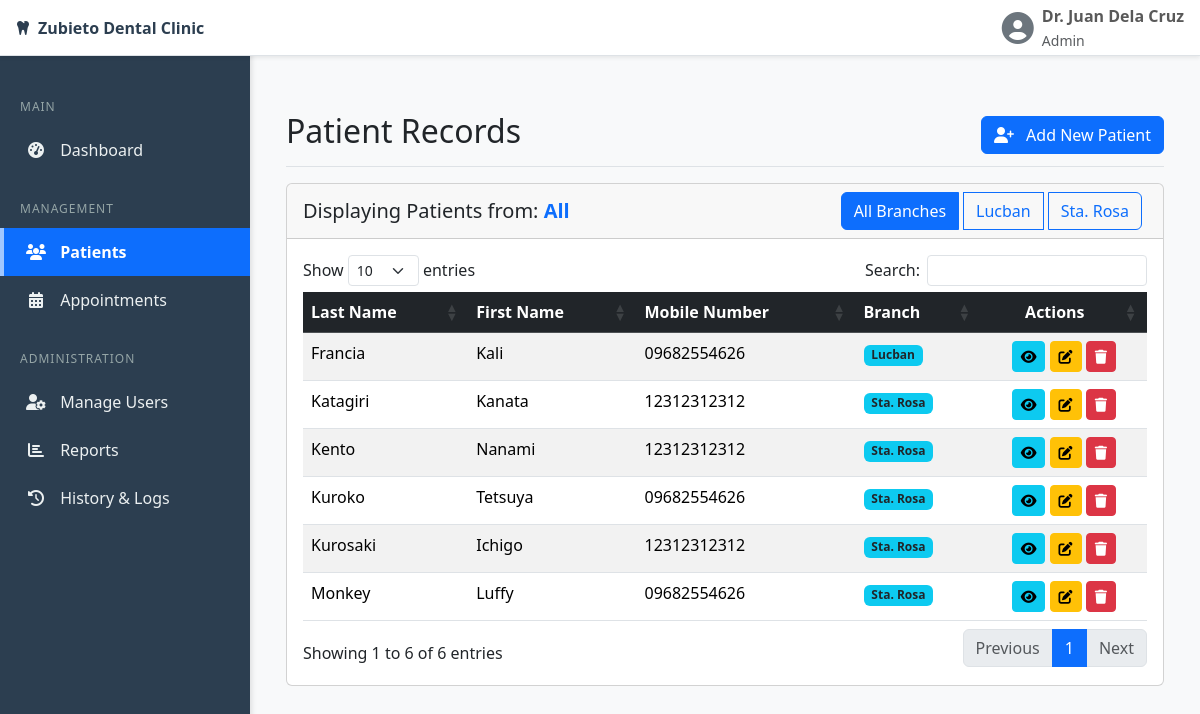
Screenshot of /admin/patients.php (signed in) with the database file from the repository.
### tables this page shows
CREATE TABLE `patients` (
  `patient_id` int(11) NOT NULL,
  `branch` enum('Lucban','Sta. Rosa') NOT NULL,
  `last_name` varchar(100) NOT NULL,
  `first_name` varchar(100) NOT NULL,
  `middle_name` varchar(100) DEFAULT NULL,
  `nickname` varchar(100) DEFAULT NULL,
  `birthdate` date NOT NULL,
  `age` int(11) NOT NULL,
  `gender` enum('M','F') NOT NULL,
  `civil_status` varchar(50) NOT NULL,
  `nationality` varchar(100) NOT NULL,
  `religion` varchar(100) DEFAULT NULL,
  `occupation` varchar(150) DEFAULT NULL,
  `address` text NOT NULL,
  `mobile_no` varchar(20) NOT NULL,
  `parent_guardian_name` varchar(255) DEFAULT NULL COMMENT 'For minors',
  `parent_guardian_occupation` varchar(150) DEFAULT NULL,
  `chief_complaint` text NOT NULL,
  `history_of_present_illness` text NOT NULL,
  `previous_dentist` varchar(255) DEFAULT NULL,
  `last_dental_visit` date DEFAULT NULL,
  `procedures_done_perio` tinyint(1) DEFAULT 0,
  `procedures_done_resto` tinyint(1) DEFAULT 0,
  `procedures_done_os` tinyint(1) DEFAULT 0,
  `procedures_done_prostho` tinyint(1) DEFAULT 0,
  `procedures_done_endo` tinyint(1) DEFAULT 0,
  `procedures_done_ortho` tinyint(1) DEFAULT 0,
  `procedures_done_others_specify` text DEFAULT NULL,
  `complications` text DEFAULT NULL,
  `physician_name` varchar(255) DEFAULT NULL,
  `physician_address` text DEFAULT NULL,
  `physician_phone` varchar(20) DEFAULT NULL,
  `last_physical_exam` date DEFAULT NULL,
  `blood_pressure` varchar(50) DEFAULT NULL,
  `respiratory_rate` varchar(50) DEFAULT NULL,
  `pulse_rate` varchar(50) DEFAULT NULL,
  `temperature` varchar(50) DEFAULT NULL,
  `registration_date` timestamp NOT NULL DEFAULT current_timestamp()
);

### admin/patients.php (the view, shortened to what this page needs)
<?php
require 'includes/header.php';
require '../includes/db_connect.php';
$valid_branches = ['Lucban', 'Sta. Rosa'];
$selected_branch = 'All';
if (isset($_GET['branch'])) {
    $requested_branch = $_GET['branch'];
} else {
    $requested_branch = ($_SESSION['role'] === 'Admin') ? 'All' : $_SESSION['branch'];
}
if ($_SESSION['role'] !== 'Admin') {
    $selected_branch = $_SESSION['branch'];
} else {
    if (in_array($requested_branch, $valid_branches) || $requested_branch === 'All') {
        $selected_branch = $requested_branch;
    } else {
        $selected_branch = 'All';
    }
}
$sql = "SELECT patient_id, last_name, first_name, mobile_no, branch FROM patients";
$sql .= " ORDER BY last_name, first_name";
$stmt = $conn->prepare($sql);
$stmt->execute();
$result = $stmt->get_result();
?>
<div class="d-flex justify-content-between flex-wrap flex-md-nowrap align-items-center pb-2 mb-3 border-bottom">
    <h1 class="h2">Patient Records</h1>
    <a href="patient_add.php" class="btn btn-primary"><i class="fas fa-user-plus me-2"></i> Add New Patient</a>
</div>
<div class="card">
    <div class="card-header d-flex justify-content-between align-items-center">
        <h5 class="mb-0">
            Displaying Patients from: <span class="text-primary fw-bold"><?php echo htmlspecialchars($selected_branch); ?></span>
        </h5>
        <?php if ($_SESSION['role'] === 'Admin'): ?>
            <div class="filter-controls">
                <div class="btn-group" role="group" aria-label="Branch Filter">
                    <a href="?branch=All" class="btn <?php echo ($selected_branch === 'All') ? 'btn-primary' : 'btn-outline-primary'; ?>">All Branches</a>
                    <?php foreach ($valid_branches as $branch_name): ?>
                        <a href="?branch=<?php echo $branch_name; ?>" class="btn <?php echo ($selected_branch === $branch_name) ? 'btn-primary' : 'btn-outline-primary'; ?>"><?php echo $branch_name; ?></a>
                    <?php endforeach; ?>
                </div>
            </div>
        <?php endif; ?>
    </div>
    <div class="card-body">
        <table id="patientsTable" class="table table-striped table-hover">
            <thead class="table-dark">
                <tr>
                    <th>Last Name</th>
                    <th>First Name</th>
                    <th>Mobile Number</th>
                    <?php if ($selected_branch === 'All'): ?>
                        <th>Branch</th>
                    <?php endif; ?>
                    <th class="text-center">Actions</th>
                </tr>
            </thead>
            <tbody>
                <?php if ($result && $result->num_rows > 0): ?>
                    <?php while($patient = $result->fetch_assoc()): ?>
                        <tr>
                            <td><?php echo htmlspecialchars($patient['last_name']); ?></td>
                            <td><?php echo htmlspecialchars($patient['first_name']); ?></td>
                            <td><?php echo htmlspecialchars($patient['mobile_no']); ?></td>
                            <?php if ($selected_branch === 'All'): ?>
                                <td><span class="badge bg-info text-dark"><?php echo htmlspecialchars($patient['branch']); ?></span></td>
                            <?php endif; ?>
                            <td class="text-center">
                                <a href="patient_view.php?id=<?php echo $patient['patient_id']; ?>&branch=<?php echo urlencode($selected_branch); ?>" class="btn btn-info btn-sm" title="View"><i class="fas fa-eye"></i></a>
                                <a href="patient_edit.php?id=<?php echo $patient['patient_id']; ?>&branch=<?php echo urlencode($selected_branch); ?>" class="btn btn-warning btn-sm" title="Edit"><i class="fas fa-edit"></i></a>
                                <button type="button" class="btn btn-danger btn-sm deleteBtn"
                                        data-bs-toggle="modal"
                                        data-bs-target="#deletePatientModal"
                                        data-patient-id="<?php echo $patient['patient_id']; ?>"
                                        data-patient-name="<?php echo htmlspecialchars($patient['first_name'] . ' ' . $patient['last_name']); ?>"
                                        title="Delete">
                                    <i class="fas fa-trash"></i>
                                </button>
                            </td>
                        </tr>
                    <?php endwhile; ?>
                <?php endif; ?>
            </tbody>
        </table>
    </div>
</div>
<?php
require 'includes/footer.php';
?>

### admin/includes/header.php (style rules this page uses)
:root { --sidebar-width: 250px; --sidebar-bg-color: #2c3e50; --sidebar-link-color: #ecf0f1; --sidebar-hover-bg: #34495e; --sidebar-active-bg: #0d6efd; }
body { background-color: #f8f9fa; font-family: 'Segoe UI', 'Roboto', 'Helvetica Neue', Arial, sans-serif; }

### admin/patients.php (style rules this page uses)
.filter-controls .btn { margin-right: 5px; }

### rows the page displays
patients: last_name "Francia", first_name "Kali", mobile_no "09682554626", branch "Lucban"
patients: last_name "Katagiri", first_name "Kanata", mobile_no "12312312312", branch "Sta. Rosa"
patients: last_name "Kento", first_name "Nanami", mobile_no "12312312312", branch "Sta. Rosa"
patients: last_name "Kuroko", first_name "Tetsuya", mobile_no "09682554626", branch "Sta. Rosa"
patients: last_name "Kurosaki", first_name "Ichigo", mobile_no "12312312312", branch "Sta. Rosa"
patients: last_name "Monkey", first_name "Luffy", mobile_no "09682554626", branch "Sta. Rosa"

### other values shown
$_SESSION['full_name'] "Dr. Juan Dela Cruz"
$_SESSION['role'] "Admin"
$selected_branch "All"
$branch_name "Lucban"
$branch_name "Sta. Rosa"
